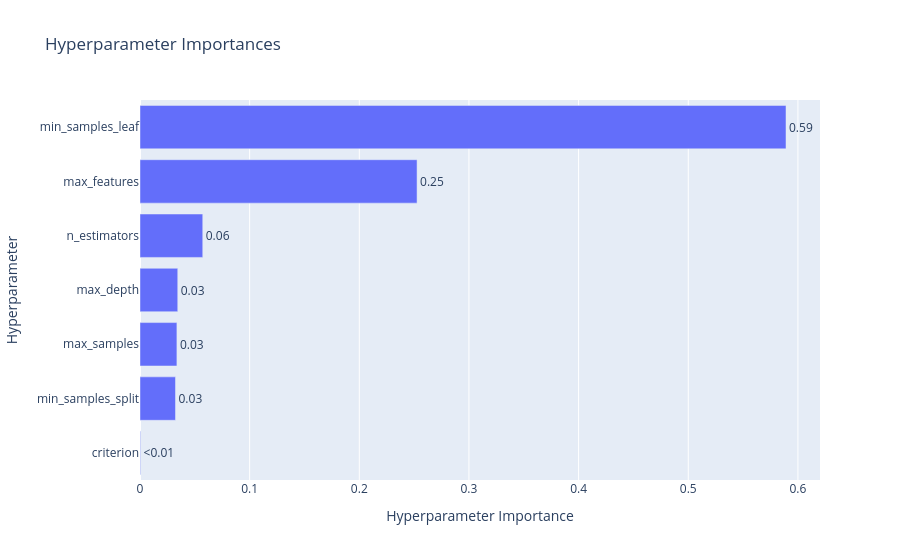

The notebook cell this image was saved under:
### Code cell
optuna.visualization.plot_param_importances(study)

### Figure 1 — Plotly figure (JSON) as saved in the notebook; plotly's stock layout.template omitted (floating-point values rounded to 4 significant figures)
{"data": [{"cliponaxis": false, "hovertemplate": ["criterion (CategoricalDistribution): 0.0004915705509811615<extra></extra>", "min_samples_split (IntDistribution): 0.03236647387986643<extra></extra>", "max_samples (FloatDistribution): 0.03366196731230356<extra></extra>", "max_depth (IntDistribution): 0.03443926808589289<extra></extra>", "n_estimators (IntDistribution): 0.05722898287061276<extra></extra>", "max_features (CategoricalDistribution): 0.2526711160022341<extra></extra>", "min_samples_leaf (IntDistribution): 0.5891406212981093<extra></extra>"], "name": "Objective Value", "orientation": "h", "text": ["<0.01", "0.03", "0.03", "0.03", "0.06", "0.25", "0.59"], "textposition": "outside", "type": "bar", "x": [0.0004916, 0.03237, 0.03366, 0.03444, 0.05723, 0.2527, 0.5891], "y": ["criterion", "min_samples_split", "max_samples", "max_depth", "n_estimators", "max_features", "min_samples_leaf"]}], "layout": {"title": {"text": "Hyperparameter Importances"}, "xaxis": {"title": {"text": "Hyperparameter Importance"}}, "yaxis": {"title": {"text": "Hyperparameter"}}}}
